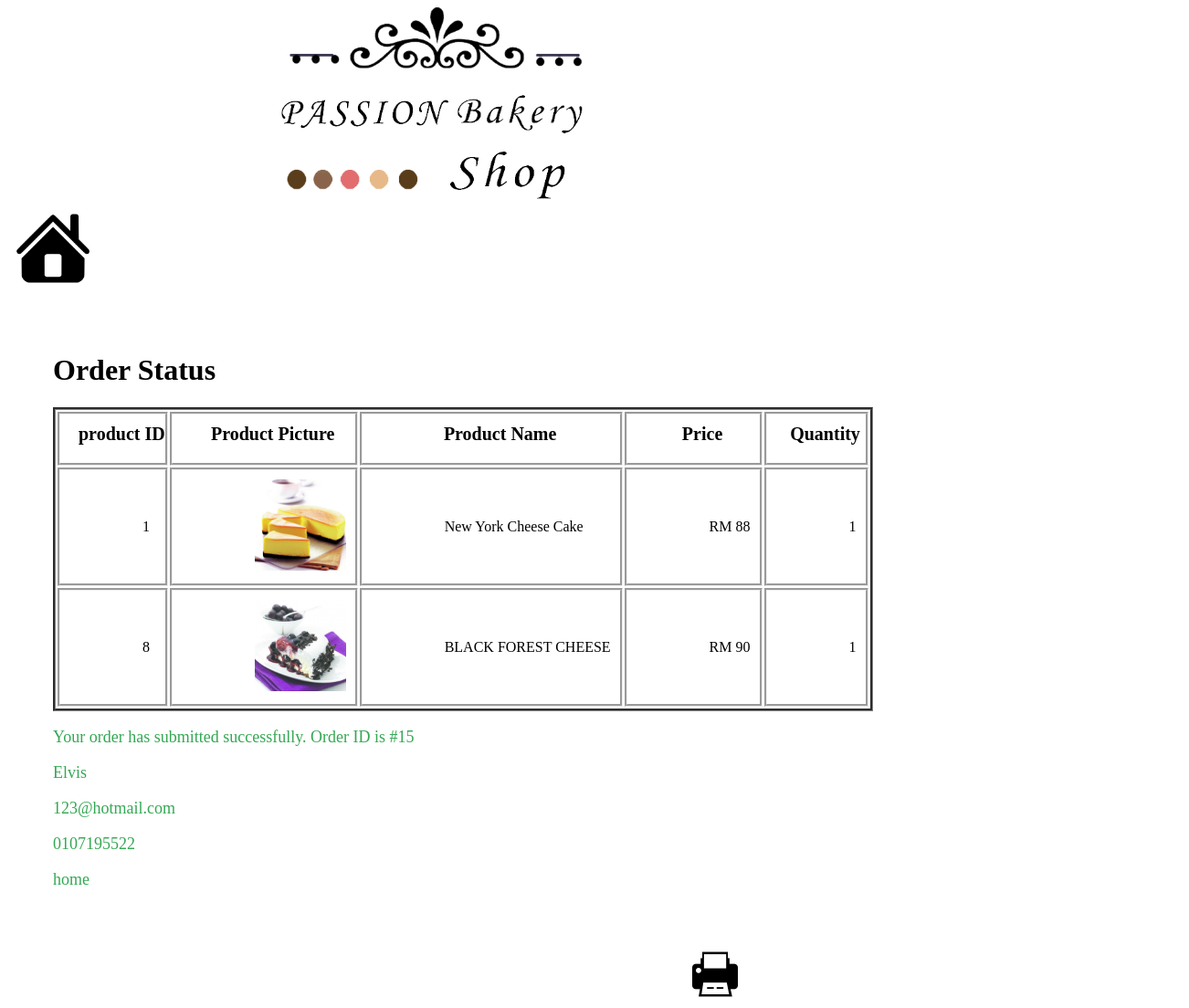
The app's page /user/php_shopping_cart/orderSuccess.php?id=15 (signed in) with its own data.
### tables this page shows
CREATE TABLE `product` (
  `product_id` int(255) NOT NULL,
  `product_name` varchar(255) NOT NULL,
  `product_ingredient` varchar(255) NOT NULL,
  `product_size` float NOT NULL,
  `product_price` float NOT NULL,
  `product_desc` varchar(255) NOT NULL,
  `product_pic` varchar(255) NOT NULL,
  `available` varchar(255) NOT NULL
);

CREATE TABLE `customer` (
  `c_id` int(11) NOT NULL,
  `c_name` varchar(255) NOT NULL,
  `c_username` varchar(255) NOT NULL,
  `c_password` varchar(255) NOT NULL,
  `c_email` varchar(255) NOT NULL,
  `c_hp` varchar(255) NOT NULL,
  `c_address` varchar(255) NOT NULL,
  `birthday` date NOT NULL,
  `date_registered` timestamp NOT NULL DEFAULT CURRENT_TIMESTAMP
);

### user/php_shopping_cart/orderSuccess.php (the view, shortened to what this page needs)
<?php
include("../../config.php");
?>
<!DOCTYPE html>
<html lang="en">
<head>
</head>
<body>
<div class="logocontainer">
					<img class="logo" src="../../png/logo1.png" alt="logo" >
			</div>
			<div>
				<a href="../index/index.php"><img class="home" src="../../png/home.png"></a>
			</div>
<div class="container">
    <h1>Order Status</h1>
    <?php
	  $osql= "SELECT DISTINCT product.product_id,product.product_pic,product.product_name,product.product_price,orders.total_price,order_items.quantity FROM order_items,orders,customer,product WHERE orders.id=order_items.order_id and order_items.product_id=product.product_id and order_items.order_id=".$_REQUEST['id'];
        $result = mysqli_query($db, $osql);
        ?>
        <table >
        <tr>
								<th>product ID</th>
								<th>Product Picture</th>
								<th>Product Name</th>
								<th>Price</th>
								<th>Quantity</th>
								</tr
        <?php
	  			while($row = mysqli_fetch_assoc($result)){
							?>
							<tr>
							<td><?php echo  $row['product_id']?></td>
							<?php echo "<td><img src='../../admin/product/img/".$row['product_pic']."' width='100' height='100' ></td>"; ?>
							<td><?php echo  $row['product_name']?></td>
							<td>RM <?php echo  $row['product_price']?></td>
							<td><?php echo $row['quantity'];?></td>
							</tr>
							<?php
							}
							?>
							</table>
    <p>Your order has submitted successfully. Order ID is #<?php echo $_GET['id']; ?></p>
  <?php
   $sql="SELECT * FROM customer WHERE c_id = ".$_SESSION['c_id'];
	$result = mysqli_query($db, $sql);
  while($row = mysqli_fetch_assoc($result))
        	{
  	?>
        <p><?php echo $row['c_name']; ?></p>
        <p><?php echo $row['c_email']; ?></p>
        <p><?php echo $row['c_hp']; ?></p>
        <p><?php echo $row['c_address']; ?></p>
    <?php
	   }?>
</div>
<div class="print">
	<img src="../../png/print.png" onclick="myFunction();" width=50px; height=50px;>
</div>
</body>
</html>

### user/php_shopping_cart/orderSuccess.php (style rules this page uses)
.container { width: 100%;padding: 50px; }
p { color: #34a853;font-size: 18px; }
table tr td { padding: 10px 10px 10px 90px; font-family:cursive; border-style: groove; }
table tr th { padding:10px 0px 20px 20px; font-family:garamond; font-size:20px; border-style: groove; }
table { border-style: groove; }
.logo { width:330px; height:210px;margin-left:300px;margin-right:auto;border-radius: 10px; }
.logocontainer { top:4px;margin-bottom: 10px; }
.print { margin-left: 750px; }
.home { width:80px;height: 80px;margin-left: 10px;border-radius: 10px; }

### records on screen
product: product_id "1", product_pic (picture), product_name "New York Cheese Cake", product_price "88", quantity "1"
product: product_id "8", product_pic (picture), product_name "BLACK FOREST CHEESE", product_price "90", quantity "1"
customer: c_name "Elvis", c_email "123@hotmail.com", c_hp "0107195522", c_address "home"

### other values on screen
$_GET['id'] "15"
